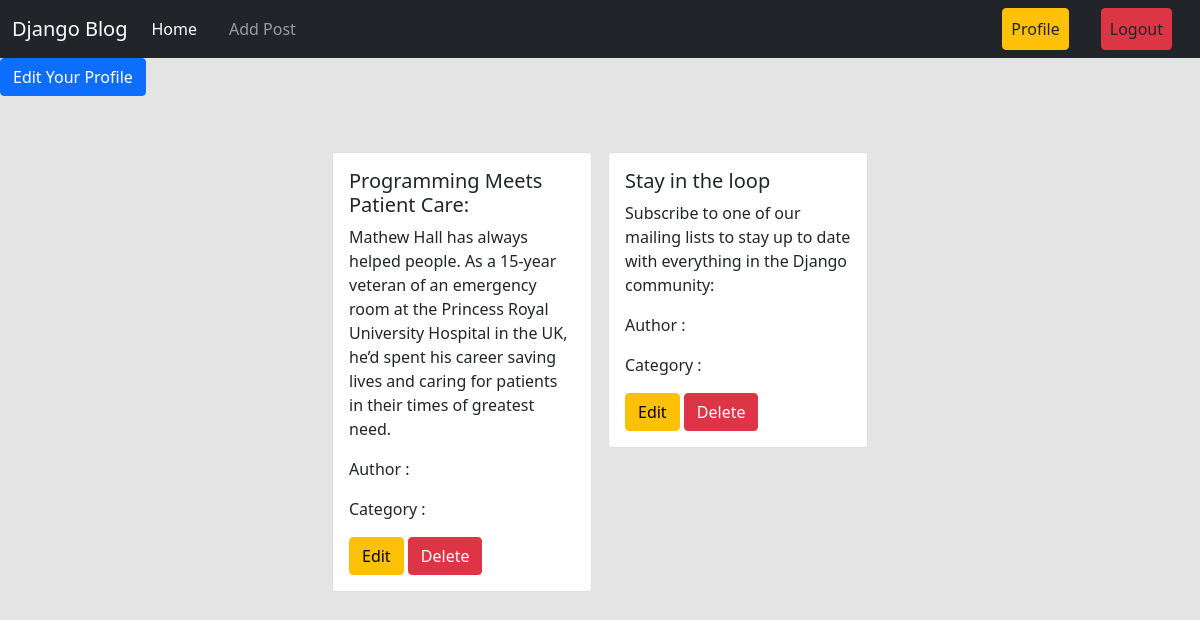
Page /register/profile/ (signed in) on the committed database.
### post/models.py (models this page shows, shortened)
class post(models.Model):
    title = models.CharField(max_length=50)
    content = models.TextField()
    category = models.ManyToManyField(Category)
    author = models.ForeignKey(User, on_delete=models.CASCADE)

### register/views.py (the view)
# urls.py: path('profile/', views.profile,name='profile'),
@login_required
def profile(request):
    data = post.objects.filter(author=request.user)
    return render(request, 'profile.html', {'data':data})

### register/templates/profile.html (shortened to what this page needs)
{% extends 'base.html' %} {% load crispy_forms_tags %} {% block content %}
<div>
  <a class="btn btn-primary" href="{% url 'edit_profile' %}">
    Edit Your Profile</a
  >
</div>
<div class="d-flex flex-wrap justify-content-center px-5 pt-5">
  {% for post in data %}
  <div class="col-sm-3">
    <div class="card m-2">
      <div class="card-body">
        <h5 class="card-title">{{post.title}}</h5>
        <p class="card-text">{{post.content}}</p>
        <p>Author : {{post.author.first_name}} {{post.author.last_name}}</p>
        <p>
          Category :
        </p>
        <a href="{% url 'edit_post' post.id %}" class="btn btn-warning">Edit</a>
        <a href="{% url 'delete_post' post.id %}" class="btn btn-danger"
          >Delete</a
        >
      </div>
    </div>
  </div>
  {% endfor %}
</div>
{% endblock %}

### rows in the picture
post: title "Programming Meets Patient Care:", content "Mathew Hall has always helped people. As a 15-year veteran of an emergency room at the Princess Royal University Hospital in the UK, he’d spent his career saving lives and caring for patients in their times of greatest need."
post: title "Stay in the loop", content "Subscribe to one of our mailing lists to stay up to date with everything in the Django community:"
